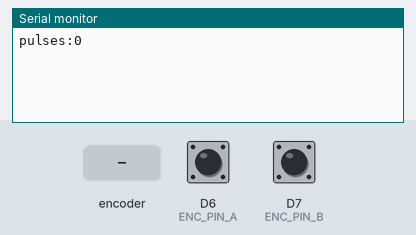
Bench run of a sketch on a simulated ESP8266 (NodeMCU). On the bench: the last lines printed to the serial monitor. The test bench sets the inputs (shaded band); at power-on: D6 (ENC_PIN_A) HIGH, D7 (ENC_PIN_B) HIGH.

Above: at 1.2 s.
1.3 s: rotary encoder on D6 (ENC_PIN_A) / D7 (ENC_PIN_B) turned 1 step (first pin leading)
At 2.6 s:
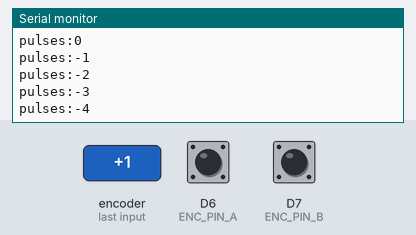
3.0 s: rotary encoder on D6 (ENC_PIN_A) / D7 (ENC_PIN_B) turned 1 step (first pin leading)
At 3.9 s:
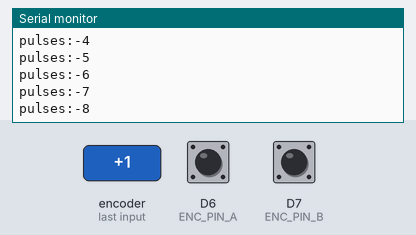
Timing chart, 0 to 6.0 s (numbered marks = the images above; inputs shaded):
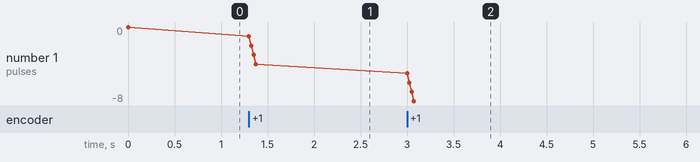

Measured:
- after the input at 1.3 s, the serial monitor: prints a new line at once (image 1)
- after the input at 3.0 s, the serial monitor: prints a new line at once (image 2)
- plotted number 1: 0 → -4 after the input at 1.3 s, -4 → -8 after the input at 3.0 s

The sketch:

ESP8266_encoder_demo.ino
```cpp
/*
 * works well for direction, but it counts for multiple times for a sigle click rotation
 */


#define ENC_PIN_A     D6
#define ENC_PIN_B     D7


int p=0, pulses=0, A_SIG=1, B_SIG=1;

void setup(){
  Serial.begin(115200);
  attachInterrupt(ENC_PIN_A, A_FALL, FALLING);
  attachInterrupt(ENC_PIN_B, B_FALL, FALLING);
  Serial.print("pulses:");
  Serial.println(pulses);
}//setup


void loop(){
    if (p != pulses)
    {
      Serial.print("pulses:");
      Serial.println(pulses);
      p = pulses;
    }
}

ICACHE_RAM_ATTR void A_RISE(){
 detachInterrupt(ENC_PIN_A);
 A_SIG=1;

 if(B_SIG==0)
 pulses--;//moving forward
 if(B_SIG==1)
 pulses++;//moving reverse
 attachInterrupt(ENC_PIN_A, A_FALL, FALLING);
}

ICACHE_RAM_ATTR void A_FALL(){
  detachInterrupt(ENC_PIN_A);
 A_SIG=0;

 if(B_SIG==1)
 pulses--;//moving forward
 if(B_SIG==0)
 pulses++;//moving reverse
 attachInterrupt(ENC_PIN_A, A_RISE, RISING);
}

ICACHE_RAM_ATTR void B_RISE(){
 detachInterrupt(ENC_PIN_B);
 B_SIG=1;

 if(A_SIG==1)
 pulses--;//moving forward
 if(A_SIG==0)
 pulses++;//moving reverse
 attachInterrupt(ENC_PIN_B, B_FALL, FALLING);
}

ICACHE_RAM_ATTR void B_FALL(){
 detachInterrupt(ENC_PIN_B);
 B_SIG=0;

 if(A_SIG==0)
 pulses--;//moving forward
 if(A_SIG==1)
 pulses++;//moving reverse
 attachInterrupt(ENC_PIN_B, B_RISE, RISING);
}
```
